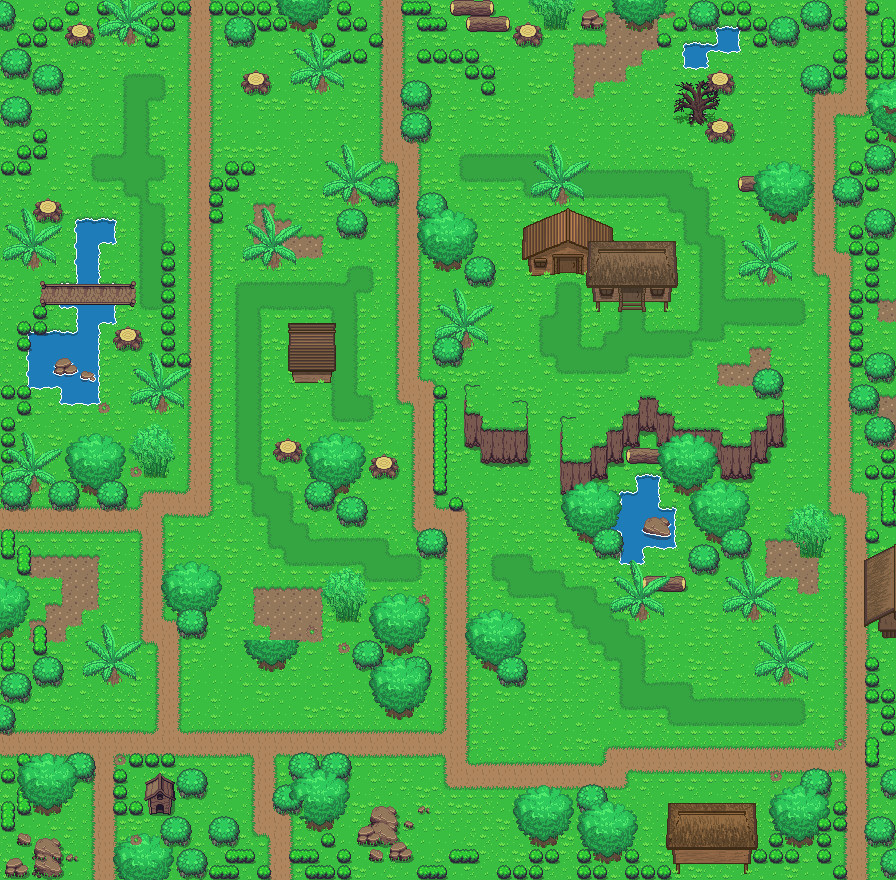

A level layout from a 2D game, rendered from its tile map. Below: a short description, then the map file with tile-grid data replaced by summaries:
An orthogonal 56x55 tile map with 16x16 px tiles, 10 tile layers (Base, endblocks, Cliff, Objects 1, ...), 2 tilesets.

<map version="1.0.0" orientation="orthogonal" renderorder="left-down" width="56" height="55" tilewidth="16" tileheight="16" nextobjectid="1">
 <properties>
  <property name="unity:sortingLayerName" value="AbovePlayer" />
 </properties>
 <tileset firstgid="1" source="../Tileset/Overworld.tsx" />
 <tileset firstgid="1729" source="../Tileset/Building.tsx" />
 <layer name="Base" width="56" height="55">
  <data>[3080 cells, 3080 non-empty, 59 distinct tile ids]</data>
 </layer>
 <layer name="endblocks" width="56" height="55">
  <data>[3080 cells, 117 non-empty, 24 distinct tile ids]</data>
 </layer>
 <layer name="Cliff" width="56" height="55">
  <data>[3080 cells, 85 non-empty, 18 distinct tile ids]</data>
 </layer>
 <layer name="Objects 1" width="56" height="55">
  <data>[3080 cells, 110 non-empty, 43 distinct tile ids]</data>
 </layer>
 <layer name="Plants 1" width="56" height="55">
  <data>[3080 cells, 302 non-empty, 32 distinct tile ids]</data>
 </layer>
 <layer name="Buildings 1" width="56" height="55">
  <data>[3080 cells, 80 non-empty, 76 distinct tile ids]</data>
 </layer>
 <layer name="Buildings 2" width="56" height="55">
  <data>[3080 cells, 28 non-empty, 28 distinct tile ids]</data>
 </layer>
 <layer name="Objects 2" width="56" height="55">
  <data>[3080 cells, 12 non-empty, 6 distinct tile ids]</data>
 </layer>
 <layer name="Plants 2" width="56" height="55">
  <data>[3080 cells, 72 non-empty, 4 distinct tile ids]</data>
 </layer>
 <layer name="Above Player" width="56" height="55">
  <data>[3080 cells, 501 non-empty, 106 distinct tile ids]</data>
 </layer>
</map>
